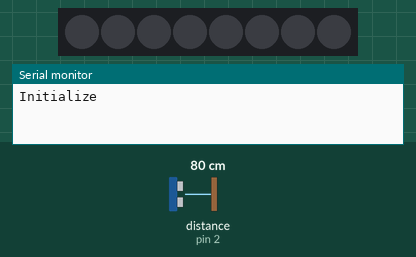
A sketch run on a simulated Arduino Uno, built with avr-gcc and run on an emulated ATmega328P. Shown: 8 RGB LEDs in strip order, left to right, the last lines printed to the serial monitor. Wiring (inferred from the names in the program): ultrasonic range finder: trigger pin 3; echo pin 2. The inputs (shaded band) are chosen by the test bench; at power-on: distance to the obstacle (sensor on pin 2) 80 cm. The echo pulse lasts 58.3 µs per cm; dim RGB values are drawn brighter than linear.

Above: at 1.2 s.
1.3 s: distance to the obstacle (sensor on pin 2) set to 2 cm
At 1.67 s:
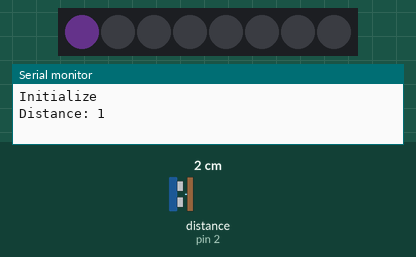
At 6.78 s:
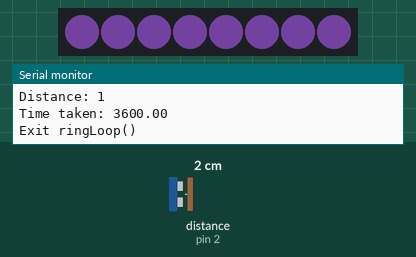
Timing chart, 0 to 12.6 s (numbered marks = the images above; inputs shaded):
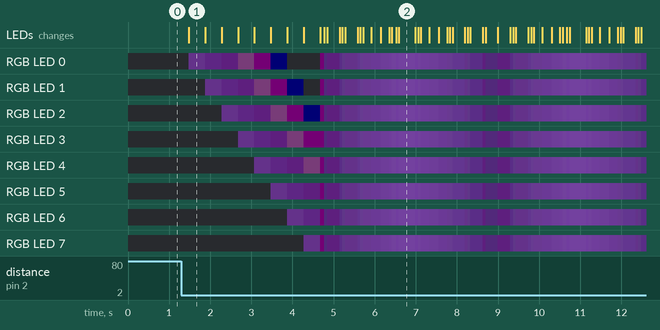

The sketch:

compilation_1_start.ino
```cpp
/*
   Basic motion activated LED
*/

// Importing libraries
#include <FastLED.h>

// Defining values
#define TRIG_PIN 3
#define ECHO_PIN 2
#define LED_PIN_1   6
#define NUM_LEDS    8
#define CUSTOM_COLOR 0x633889

const int triggerDistance = 20;
const int MAX_BRIGHTNESS = 64;
const int MIN_BRIGHTNESS = 2;
const int BRIGHTNESS = 32;

int currentDistance;
long duration;

CRGB leds1[NUM_LEDS];


void setup() {
  // Setup for LEDs
  FastLED.addLeds<WS2812, LED_PIN_1, GRB>(leds1, NUM_LEDS);
  FastLED.setBrightness(BRIGHTNESS);
  clearLEDs();

  // Setup for Ultrasonic sensor
  pinMode(TRIG_PIN, OUTPUT);
  pinMode(ECHO_PIN, INPUT);

  // For debugging
  Serial.begin(9600);
  Serial.println("Initialize");
}


void loop() {
  // Reading values from Ultrasonic sensor
  digitalWrite(TRIG_PIN, LOW);
  delayMicroseconds(2);
  digitalWrite(TRIG_PIN, HIGH);
  delayMicroseconds(10);
  digitalWrite(TRIG_PIN, LOW);

  digitalWrite(ECHO_PIN, INPUT);
  duration = pulseIn(ECHO_PIN, HIGH);

  currentDistance = uSecondsToCM(duration);
  delay(100);


  if (currentDistance <= triggerDistance) {
    Serial.print("Distance: ");
    Serial.println(currentDistance);
    triggered();
  }
}

/*
   Sequence to execute when triggered
   Add additional functions to trigger here
*/
void triggered() {
  clearLEDs();

  // Run Ring loop
  ringLoop();
  // Run Breathing light
  breathingLight();
  // Run DIM Light
  dimLED(1000);

  // End Sequence
  Serial.println("End Sequence");
}

void clearLEDs() {
  for (int i = 0; i <= NUM_LEDS; i++) {
    leds1[i] = CRGB (0, 0, 0);
  }
  FastLED.setBrightness(BRIGHTNESS);
  FastLED.show();
}

// Function to convert microseconds to cm
long uSecondsToCM(long uSeconds) {
  return uSeconds / 29 / 2;
}

// Loop through LEDs with acceleration
void ringLoop() {
  // Initial delay
  float delayDuration = 400;
  float totalDuration = delayDuration;
  int numberOfLoops = 1;
  int i = 0 ; // Current Loop
  while (i < numberOfLoops) {
    for (int i = 0; i < NUM_LEDS; i++) {
      leds1[i] = CUSTOM_COLOR;
      // Decides which led to start with
      fadeToBlackBy(leds1, NUM_LEDS, 90);

      FastLED.show();
      delay(delayDuration);

      // For debugging
      totalDuration = delayDuration + totalDuration;
    }
    // Increment loop counter
    i ++;
  }
  Serial.print("Time taken: ");
  Serial.println(totalDuration, 2);
  Serial.println("Exit ringLoop()");
}


// Loop through LEDs with acceleration
void ringLoopWithAcceleration() {
  // Initial delay
  float delayDuration = 400;
  float totalDuration = delayDuration;

  while ( delayDuration > 1) {
    for (int i = 0; i < NUM_LEDS; i++) {
      leds1[i] = CUSTOM_COLOR;
      // Decides which led to start with
      fadeToBlackBy(leds1, NUM_LEDS, 90);

      FastLED.show();
      delay(delayDuration);
    }

    // Reduce delay Duration
    delayDuration = delayDuration * 0.6;

    // Calculate total duration
    totalDuration = totalDuration + delayDuration * NUM_LEDS;
  }
  Serial.print("Time taken: ");
  Serial.println(totalDuration, 2);
  Serial.println("Exit ringLoopWithAcceleration()");
}

// LED brightness change from MAX_BRIGHTNESS to MIN_BRIGHTNESS
void breathingLight() {

  int repeatTimes = 5;
  float totalDuration = 0;
  int ledDelay = 33;
  int d = 0;
  while (d < repeatTimes) {
    fill_solid(leds1, NUM_LEDS, CUSTOM_COLOR);

    for (int i = MIN_BRIGHTNESS; i < MAX_BRIGHTNESS ; i++) {
      FastLED.setBrightness(i);
      FastLED.show();
      delay(ledDelay);
    }
    for (int i = MAX_BRIGHTNESS; i > MIN_BRIGHTNESS ; i--) {
      FastLED.setBrightness(i);
      FastLED.show();
      delay(ledDelay);
    }

    totalDuration = totalDuration + (MAX_BRIGHTNESS - MIN_BRIGHTNESS) * ledDelay;
    d = d + 1;
    delay(1);
  }
  Serial.print("Time taken: ");
  Serial.println(totalDuration, 2);
  Serial.println("Exit beathingLight()");
}

// Dim LED with given timing
void dimLED(float timing) {
  // Decrease brightness
  float lightStep = MAX_BRIGHTNESS / timing;
  int currentBrightness = MAX_BRIGHTNESS;

  // For debug
  Serial.print("Light Step: ");
  Serial.println(lightStep);

  while (currentBrightness > 0) {
    fill_solid(leds1, NUM_LEDS, CUSTOM_COLOR);
    FastLED.setBrightness(currentBrightness);
    FastLED.show();
    // Reduce brightness level
    currentBrightness = currentBrightness - lightStep;

    Serial.println(currentBrightness);
    delay(33);
  }
  clearLEDs();
}
```

Measured:
- after the input at 1.3 s, RGB LED 0: off → RGB(8, 4, 11) after 0.17 s, → RGB(5, 2, 7) 0.40 s later, → RGB(3, 1, 4) 0.40 s later, → RGB(2, 1, 2) 0.40 s later, … (59 changes in this stretch); RGB LED 1: off → RGB(8, 4, 11) after 0.57 s, → RGB(5, 2, 7) 0.40 s later, → RGB(3, 1, 4) 0.40 s later, → RGB(2, 1, 2) 0.40 s later, … (59 changes in this stretch)
- what the display in image 1 shows lasts 0.4 s, from 1.5 s to 1.9 s
